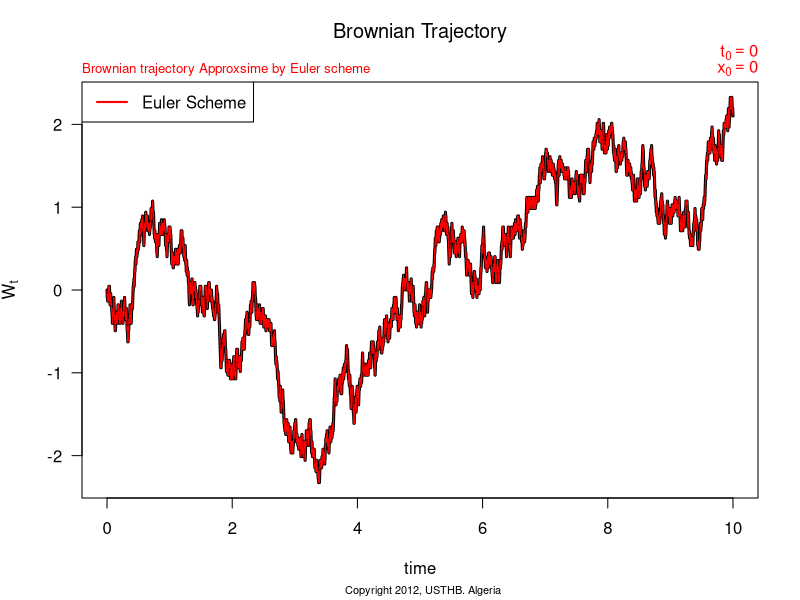

R code for this plot:
## 07/04/2010 18:27:55
## Guidoum Arsalane (PG-PS/USTHB)
## Brownian trajectory Approxsime by Euler scheme
## N  Size of process  
## T  Final time
## t0 Initial time
## x0 Initial value


pa <- par (ask=FALSE)

N  = 5000
T  = 10
t0 = 0
x0 = 0
a     <- expression (0)
sigma <- expression(1)
t = seq(t0,T,length=N)
dt = (T-t0)/N
u = runif(N-1,0,1)
o = rep(1,N-1)
o[ which( u < 0.5) ]= -1
w = c(x0,cumsum(o)*sqrt(dt))
plot(t,w,las=1,lwd=3,type="l",xlab="time",ylab=expression(W[t]))
mtext("Brownian Trajectory",line=2,cex=1.2)
mtext("Brownian trajectory Approxsime by Euler scheme",adj=0,col="red",line=0.25,cex=0.8)
mtext(bquote(x[.(t0)]==.(x0)),line=0.1,adj=1,cex=1,col="red")
mtext(bquote(t[.(x0)]==.(t0)),line=0.9,adj=1,cex=1,col="red")
legend("topleft",border="gray",c("Euler Scheme"),lty=c(1),col=c("red"),lwd=2)
mtext(paste("  Copyright 2012, USTHB. Algeria"),
      side = 1, line = 4, adj = 0.5, cex = .66)
D    <- diff(w)
X    <- numeric(N)
X[1] <- x0
A   <- function(t,x)  eval(a)
S   <- function(t,x)  eval(sigma)
op = par(pch = 19)
for (i in 2:N)    {X[i] = X[i-1] + A(t[i-1],X[i-1])*dt + S(t[i-1],X[i-1])*D[i-1]}
for (i in 1:(N-1)){lines(c(t[i],t[i+1]),c(X[i],X[i+1]),type="l",col="red")}

par(pa)